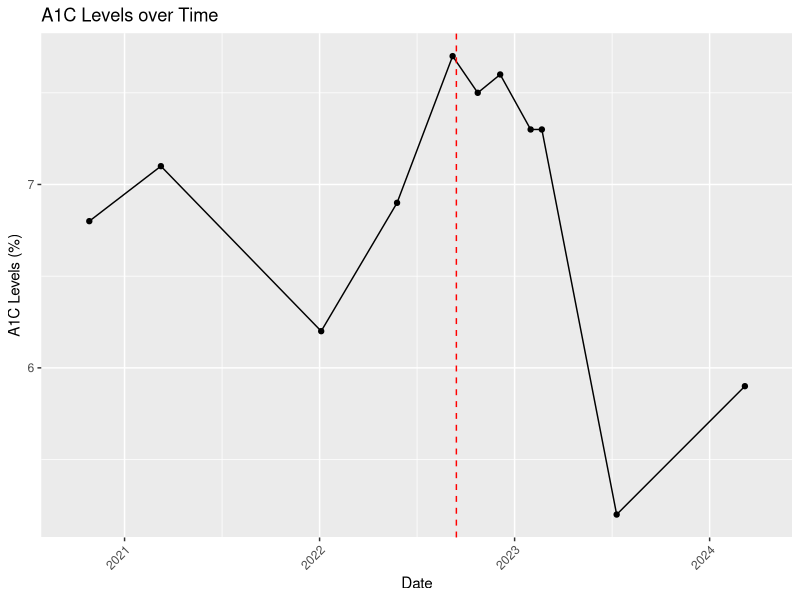
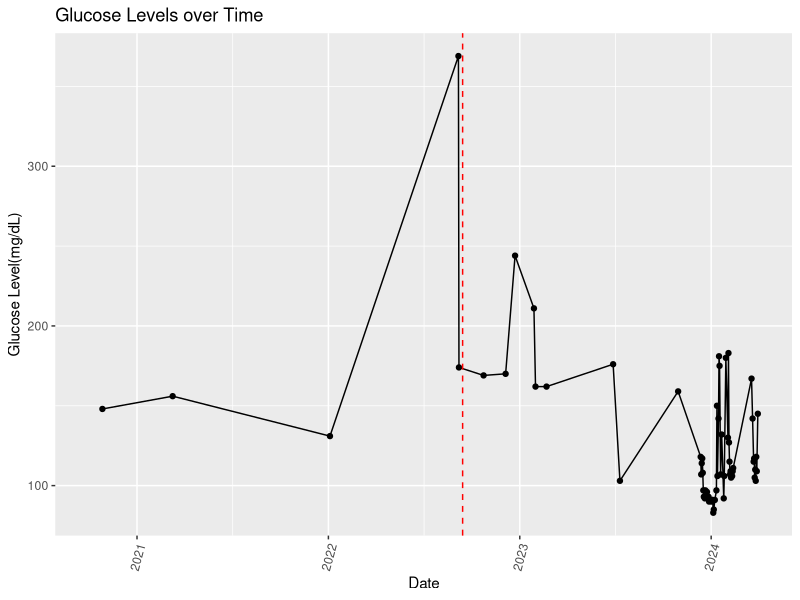
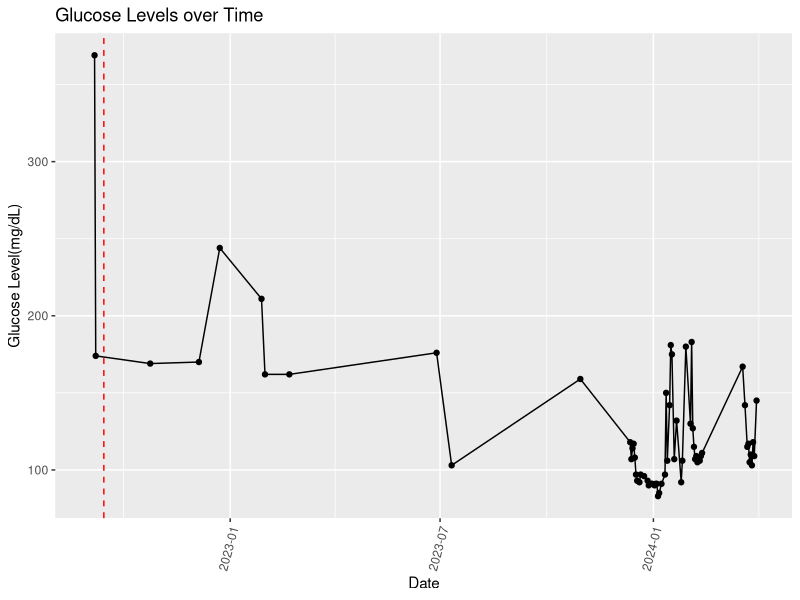
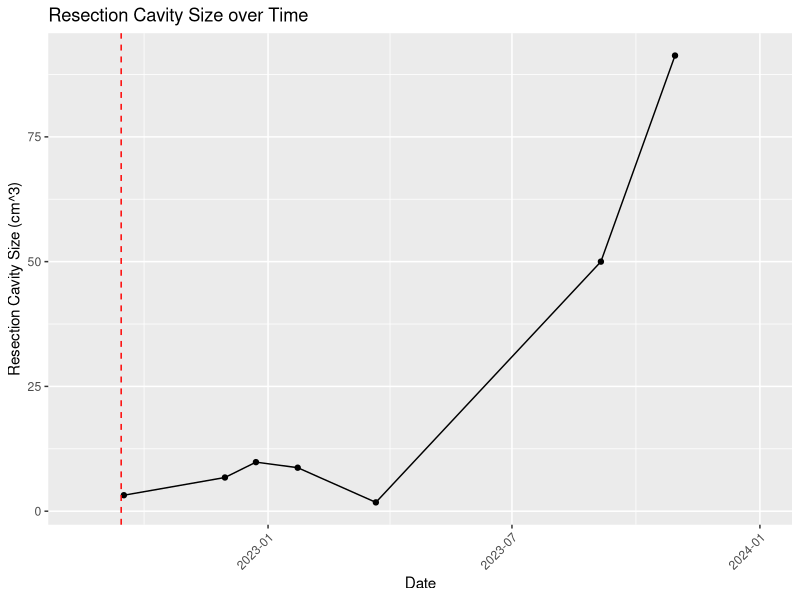
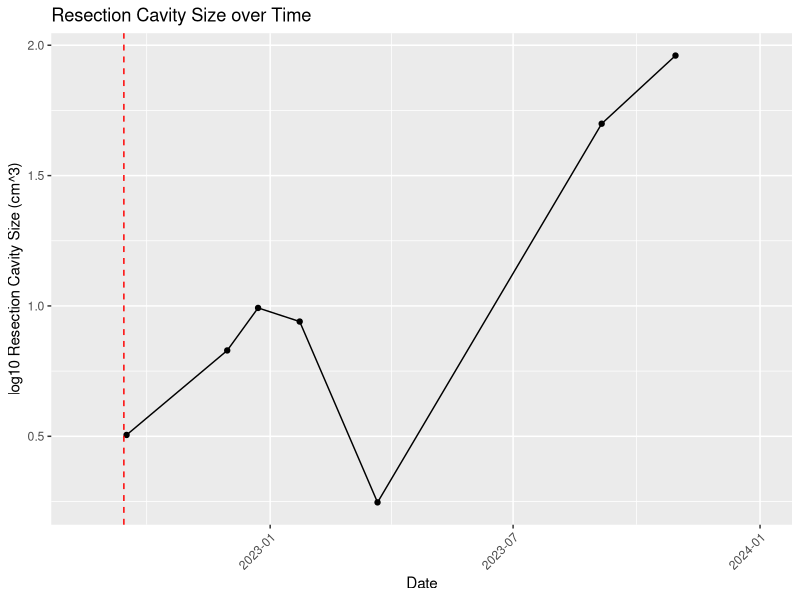

Recreate these plots in R, in order.
#install.packages("dplyr")
#install.packages("ggplot2")
#install.packages("cowplot")
# install.packages("lubridate")
library(cowplot)
library(dplyr)
library(ggplot2)
library(lubridate)

df1 <- read.csv("tumorBurden.csv")
df1$Date <- as.Date(mdy(df1$Date))

df2 <- read.csv("glucoseLevels.csv")
df2$Date <- as.Date(mdy(df2$Date))

df3 <- read.csv("a1cLevels.csv")
df3$Date <- as.Date(mdy(df3$Date))


# merged_df <- merge(merge(df1, df2, by = "Date", all = TRUE), df3, by = "Date", all = TRUE)
# View(merged_df)

# merged_df$Date <- as.Date(mdy(merged_df$Date))

resectionCavity <- ggplot(data = df1, aes(x = Date, y = Resection)) +
  geom_point() +
  geom_line() +
  geom_vline(xintercept = as.numeric(as.Date("2022-09-14")), linetype = "dashed", color = "red") +
  labs(x = "Date", y = "Resection Cavity Size (cm^3)") +  
  ggtitle("Resection Cavity Size over Time") +  
  theme(axis.text.x = element_text(angle = 45, hjust = 1)) +
  xlim(as.Date("2022-08-16"), as.Date("2023-12-31"))

resectionCavityLog <- ggplot(data = df1, aes(x = Date, y = log)) +
  geom_point() +
  geom_line() +
  geom_vline(xintercept = as.numeric(as.Date("2022-09-14")), linetype = "dashed", color = "red") +
  labs(x = "Date", y = "log10 Resection Cavity Size (cm^3)") +  
  ggtitle("Resection Cavity Size over Time") +  
  theme(axis.text.x = element_text(angle = 45, hjust = 1)) +
  xlim(as.Date("2022-08-16"), as.Date("2023-12-31"))

glucoseLevelsLong <- ggplot(data = df2, aes(x = Date, y = ReadingGlucose)) +
  geom_point() +
  geom_line() +
  geom_vline(xintercept = as.numeric(as.Date("2022-09-14")), linetype = "dashed", color = "red") +
  labs(x = "Date", y = "Glucose Level(mg/dL)") +  
  ggtitle("Glucose Levels over Time") +  
  theme(axis.text.x = element_text(angle = 75, hjust = 1)) +
  xlim(as.Date("2020-10-01"), as.Date("2024-04-01"))  

glucoseLevelsShort <- ggplot(data = df2, aes(x = Date, y = ReadingGlucose)) +
  geom_point() +
  geom_line() +
  geom_vline(xintercept = as.numeric(as.Date("2022-09-14")), linetype = "dashed", color = "red") +
  labs(x = "Date", y = "Glucose Level(mg/dL)") +  
  ggtitle("Glucose Levels over Time") +  
  theme(axis.text.x = element_text(angle = 75, hjust = 1)) +
  xlim(as.Date("2022-09-01"), as.Date("2024-04-01"))  

a1cLevels <- ggplot(data = df3, aes(x = Date, y = A1C)) +
  geom_point() +
  geom_line() +
  geom_vline(xintercept = as.numeric(as.Date("2022-09-14")), linetype = "dashed", color = "red") +
  labs(x = "Date", y = "A1C Levels (%)") +  
  ggtitle("A1C Levels over Time") +  
  theme(axis.text.x = element_text(angle = 45, hjust = 1)) +
  xlim(as.Date("2020-10-01"), as.Date("2024-04-01"))  
